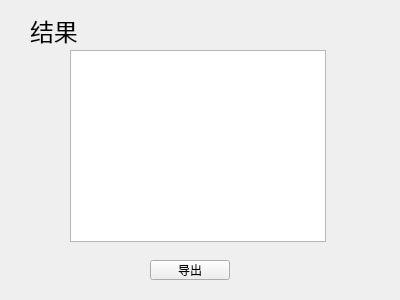
<?xml version="1.0" encoding="UTF-8"?>
<ui version="4.0">
 <class>RaffleResult</class>
 <widget class="QWidget" name="RaffleResult">
  <property name="geometry">
   <rect>
    <x>0</x>
    <y>0</y>
    <width>400</width>
    <height>300</height>
   </rect>
  </property>
  <property name="windowTitle">
   <string>Form</string>
  </property>
  <widget class="QLabel" name="label">
   <property name="geometry">
    <rect>
     <x>30</x>
     <y>10</y>
     <width>81</width>
     <height>41</height>
    </rect>
   </property>
   <property name="font">
    <font>
     <family>Arial</family>
     <pointsize>18</pointsize>
    </font>
   </property>
   <property name="text">
    <string>结果</string>
   </property>
  </widget>
  <widget class="QTableWidget" name="tableWidget">
   <property name="geometry">
    <rect>
     <x>70</x>
     <y>50</y>
     <width>256</width>
     <height>192</height>
    </rect>
   </property>
  </widget>
  <widget class="QPushButton" name="pushButton">
   <property name="geometry">
    <rect>
     <x>150</x>
     <y>260</y>
     <width>80</width>
     <height>20</height>
    </rect>
   </property>
   <property name="text">
    <string>导出</string>
   </property>
  </widget>
 </widget>
 <resources/>
 <connections/>
</ui>
